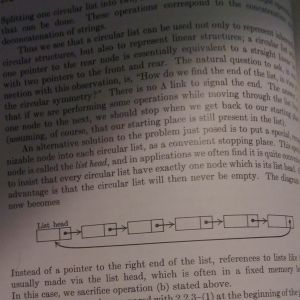
#> input picture Binary Image/Adaptive Thresholding/original.jpg, 300 x 300 px
$ python adaptive.py
#> lines starting #> are read from the running program, lines starting #| are printed output that depends on the picture
import cv2

if __name__ == "__main__":
    img = cv2.imread("original.jpg", cv2.IMREAD_GRAYSCALE)
#> img: shape (300, 300); min 9, max 171, mean 100.3

    img_mean = cv2.adaptiveThreshold(img, maxValue=255,adaptiveMethod= cv2.ADAPTIVE_THRESH_MEAN_C,
                                    thresholdType=cv2.THRESH_BINARY,
                                    blockSize= 15,
                                    C = 8 )
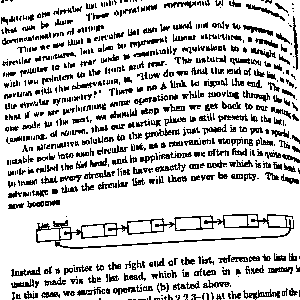
#> img_mean: shape (300, 300); 79.3% white; black in thin lines or dots

    img_gauss = cv2.adaptiveThreshold(img, maxValue=255,adaptiveMethod= cv2.ADAPTIVE_THRESH_GAUSSIAN_C,
                                    thresholdType=cv2.THRESH_BINARY,
                                    blockSize= 15,
                                    C = 8 )
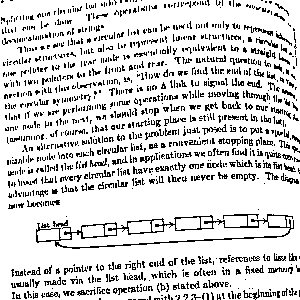
#> img_gauss: shape (300, 300); 83.5% white; black in thin lines or dots
    cv2.imwrite("mean.jpg", img_mean)
    cv2.imwrite("gauss.jpg", img_gauss)
